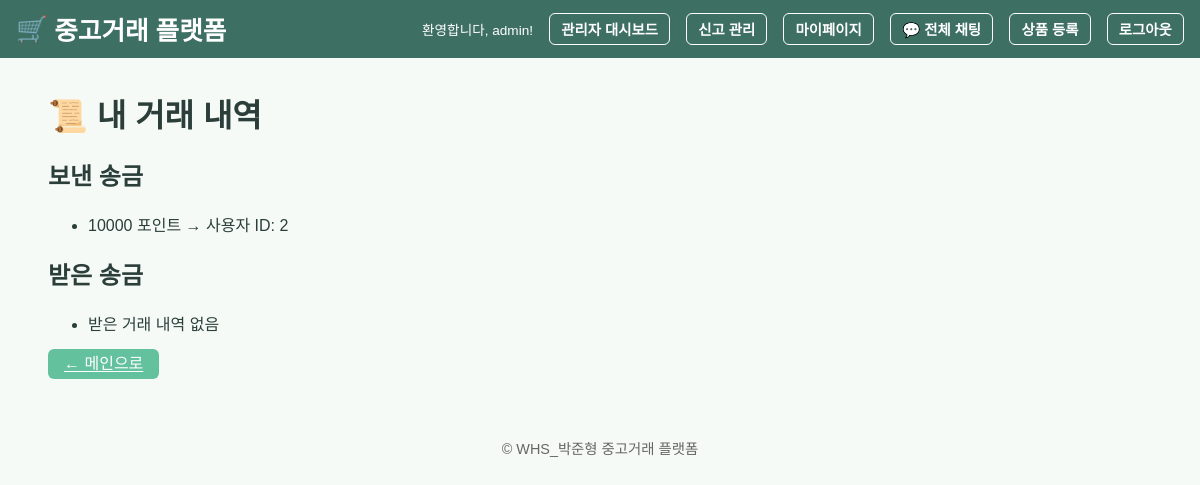
Page /transactions (signed in) on the earlier database version.
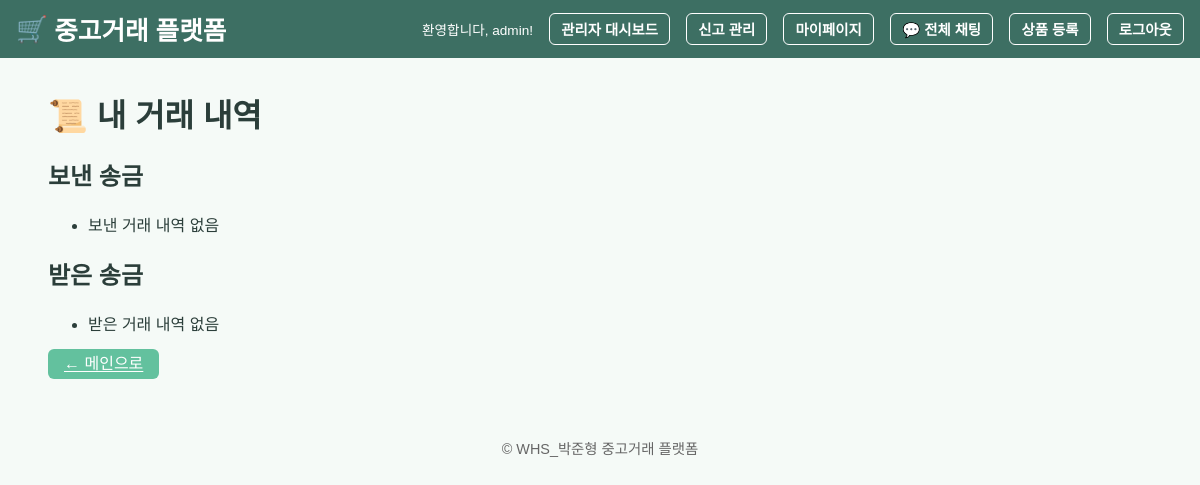
Same page on the later database version.
### models.py (models this page shows)
class Transaction(db.Model):
    id = db.Column(db.Integer, primary_key=True)
    sender_id = db.Column(db.Integer, db.ForeignKey('user.id'))
    receiver_id = db.Column(db.Integer, db.ForeignKey('user.id'))
    amount = db.Column(db.Integer, nullable=False)

### app.py (the view)
@app.route('/transactions')
@login_required
def transaction_history():
    sent = Transaction.query.filter_by(sender_id=session['user_id']).all()
    received = Transaction.query.filter_by(receiver_id=session['user_id']).all()
    return render_template('transactions.html', sent=sent, received=received)

### app.py (called while the page is built)
def login_required(f):
    @wraps(f)
    def decorated_function(*args, **kwargs):
        if 'user_id' not in session:
            flash("로그인이 필요합니다.")
            return redirect(url_for('login'))
        return f(*args, **kwargs)
    return decorated_function

### templates/transactions.html
{% extends 'base.html' %} {% block title %}거래 내역{% endblock %} {% block
content %}
<div class="container">
  <h1>📜 내 거래 내역</h1>
  <h2>보낸 송금</h2>
  <ul>
    {% for t in sent %}
    <li>{{ t.amount }} 포인트 → 사용자 ID: {{ t.receiver_id }}</li>
    {% else %}
    <li>보낸 거래 내역 없음</li>
    {% endfor %}
  </ul>
  <h2>받은 송금</h2>
  <ul>
    {% for t in received %}
    <li>{{ t.amount }} 포인트 ← 사용자 ID: {{ t.sender_id }}</li>
    {% else %}
    <li>받은 거래 내역 없음</li>
    {% endfor %}
  </ul>
  <a href="{{ url_for('index') }}" class="btn">← 메인으로</a>
</div>
{% endblock %}

Differences in the rows shown:
removed Transaction: amount "10000", receiver_id "2"
Other differences:
text now shown: "보낸 거래 내역 없음"
